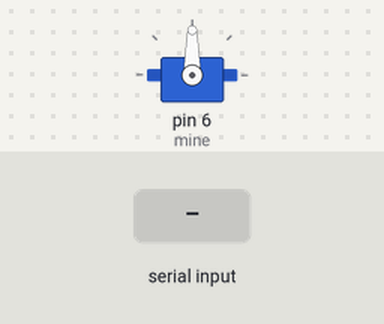
A sketch run on a simulated Arduino Uno, built with avr-gcc and run on an emulated ATmega328P. On the bench: servo. Inputs (shaded band) come from the test bench. What the sketch prints to the serial monitor is not drawn.

Above: at 1.2 s.
1.3 s: "30,150\n" received over the second serial link
At 2.0 s:
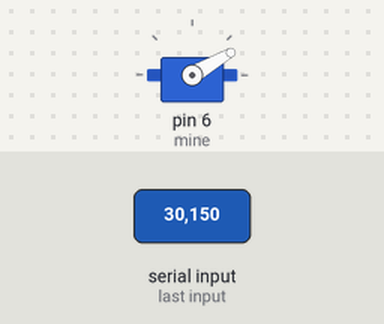
2.8 s: "5\n" received over the second serial link
At 3.1 s:
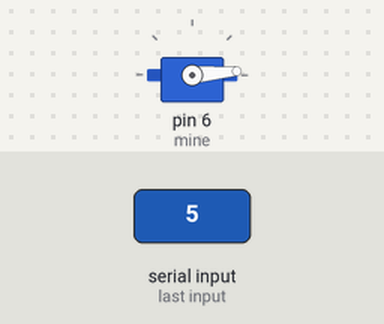
4.3 s: "200\n" received over the second serial link
At 5.4 s:
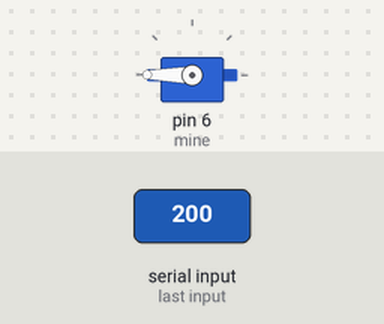
5.8 s: "90,45\n" received over the second serial link
At 6.6 s:
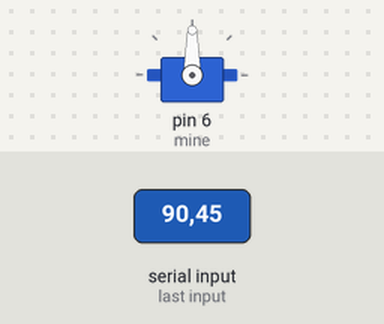
Timing chart, 0 to 8.3 s (numbered marks = the images above; inputs shaded):
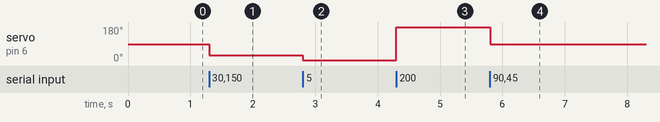

Measured:
- after the input at 1.3 s, servo on pin 6 (mine): 90° → 30° at once
- after the input at 2.8 s, servo on pin 6 (mine): 30° → 5° at once
- after the input at 4.3 s, servo on pin 6 (mine): 5° → 180° at once
- after the input at 5.8 s, servo on pin 6 (mine): 180° → 90° at once

The sketch:

Bluetooth.ino
```cpp
#include <SoftwareSerial.h>
#include <Servo.h>//调用两个库文件

SoftwareSerial BTserial(8,9);//将蓝牙连接到引脚8，9
Servo mine;//设置舵机对象

int pos = 0;
void setup() {
 Serial.begin(9600);
 BTserial.begin(9600);
 mine.attach(6);//将舵机连接到引脚6（PWM）
}

void loop() {
static String Data = "";//创建字符串变量Data（感谢豆包告诉我static String）
 if(BTserial.available()) {//蓝牙接收到数据后开始执行
  char c = BTserial.read();
  if(c =='\n'){//将转行作为结束符
  pos = Data.toInt();//将字符串转为整数
  pos = constrain(pos, 0, 180);//限定pos范围
  mine.write(pos);
  Serial.print("舵机转动到：");
  Serial.println(pos);//串口监视器监测转动状况
  Data = "";//将Data归零
  }
  else {
   Data = Data + c;//将收到的字符累加为字符串（这一步半天没弄出来，123°总是变成1°2°3°）
  }
 }
}
```
